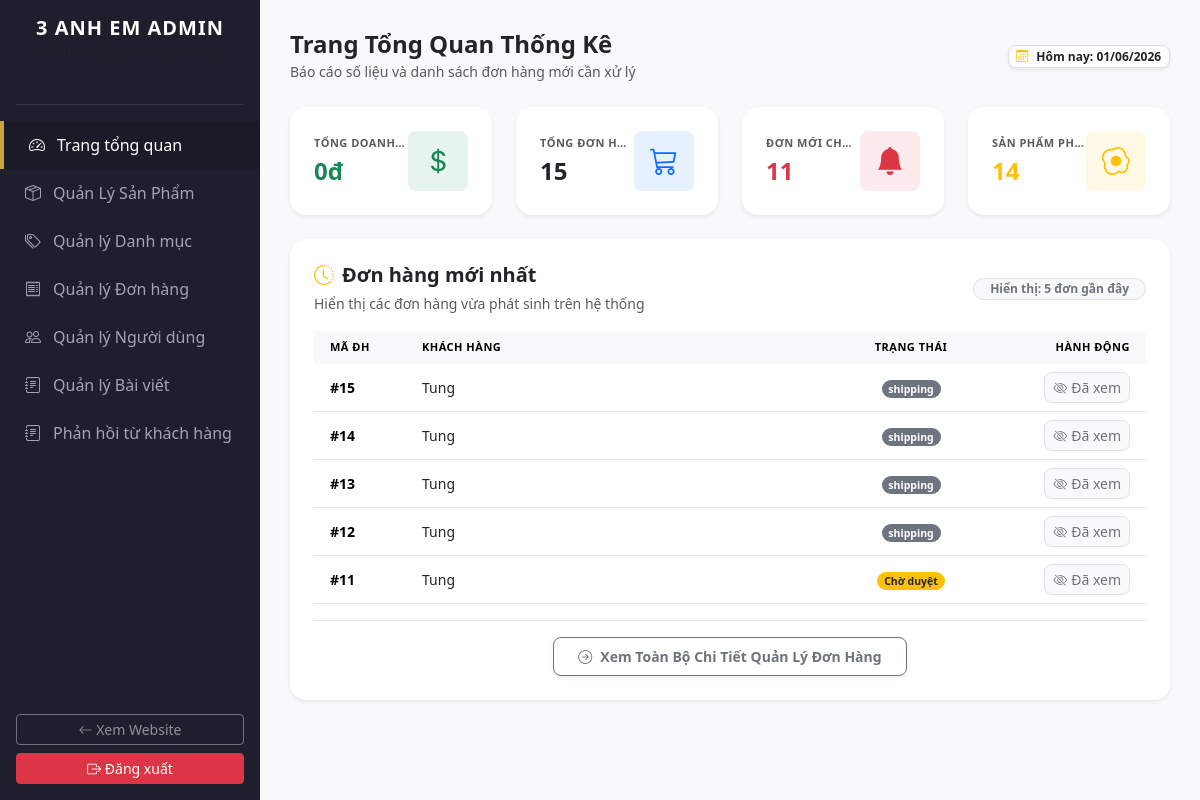
The app's page /phomai3anhem/admin/index.php (signed in) with its own data.
### tables this page shows
CREATE TABLE `orders` (
  `id` int(11) NOT NULL,
  `user_id` int(11) DEFAULT NULL,
  `receiver_name` varchar(255) DEFAULT NULL,
  `receiver_phone` varchar(20) DEFAULT NULL,
  `receiver_address` text DEFAULT NULL,
  `full_name` varchar(255) NOT NULL,
  `email` varchar(255) NOT NULL,
  `phone` varchar(20) NOT NULL,
  `address` text NOT NULL,
  `note` text DEFAULT NULL,
  `total_money` int(11) NOT NULL,
  `status` varchar(50) DEFAULT 'pending',
  `created_at` timestamp NOT NULL DEFAULT current_timestamp()
);

### phomai3anhem/admin/index.php (the view, shortened to what this page needs)
<?php
include_once '../config/db.php';
include_once 'includes/header.php';
$total_revenue = $pdo->query("SELECT SUM(total_money) FROM orders WHERE status = 'completed'")->fetchColumn() ?? 0;
$total_orders = $pdo->query("SELECT COUNT(*) FROM orders")->fetchColumn();
$new_orders = $pdo->query("SELECT COUNT(*) FROM orders WHERE status = 'pending'")->fetchColumn();
$total_products = $pdo->query("SELECT COUNT(*) FROM products")->fetchColumn();
?>
<div class="d-flex flex-column flex-sm-row justify-content-between align-items-start align-items-sm-center gap-3 mb-4">
    <div>
        <h3 class="fw-bold m-0 text-dark fs-4 fs-md-3">Trang Tổng Quan Thống Kê</h3>
        <small class="text-muted">Báo cáo số liệu và danh sách đơn hàng mới cần xử lý</small>
    </div>
    <span class="badge bg-white text-dark border p-2.5 rounded-3 shadow-sm align-self-stretch align-self-sm-auto text-center">
        <i class="bi bi-calendar3 me-2 text-warning"></i>Hôm nay: <?php echo date('d/m/Y'); ?>
    </span>
</div>
<div class="row g-3 g-md-4 mb-4">
    <div class="col-12 col-sm-6 col-xl-3">
        <div class="card admin-card p-4 bg-white border-0 shadow-sm rounded-4 h-100">
            <div class="d-flex justify-content-between align-items-center">
                <div class="overflow-hidden">
                    <h6 class="text-muted small text-uppercase fw-bold text-truncate" style="font-size: 11px; letter-spacing: 0.5px;">Tổng doanh thu</h6>
                    <h3 class="fw-bold text-success m-0 text-truncate fs-4 fs-md-3"><?php echo number_format($total_revenue, 0, ',', '.'); ?>đ</h3>
                </div>
                <div class="bg-success bg-opacity-10 p-3 rounded-3 text-success fs-3 lh-1 flex-shrink-0">
                    <i class="bi bi-currency-dollar"></i>
                </div>
            </div>
        </div>
    </div>
    <div class="col-12 col-sm-6 col-xl-3">
        <div class="card admin-card p-4 bg-white border-0 shadow-sm rounded-4 h-100">
            <div class="d-flex justify-content-between align-items-center">
                <div class="overflow-hidden">
                    <h6 class="text-muted small text-uppercase fw-bold text-truncate" style="font-size: 11px; letter-spacing: 0.5px;">Tổng đơn hàng</h6>
                    <h3 class="fw-bold text-dark m-0 fs-4 fs-md-3"><?php echo $total_orders; ?></h3>
                </div>
                <div class="bg-primary bg-opacity-10 p-3 rounded-3 text-primary fs-3 lh-1 flex-shrink-0">
                    <i class="bi bi-cart3"></i>
                </div>
            </div>
        </div>
    </div>
    <div class="col-12 col-sm-6 col-xl-3">
        <div class="card admin-card p-4 bg-white border-0 shadow-sm rounded-4 h-100">
            <div class="d-flex justify-content-between align-items-center">
                <div class="overflow-hidden">
                    <h6 class="text-muted small text-uppercase fw-bold text-truncate" style="font-size: 11px; letter-spacing: 0.5px;">Đơn mới chờ duyệt</h6>
                    <h3 class="fw-bold text-danger m-0 fs-4 fs-md-3"><?php echo $new_orders; ?></h3>
                </div>
                <div class="bg-danger bg-opacity-10 p-3 rounded-3 text-danger fs-3 lh-1 flex-shrink-0">
                    <i class="bi bi-bell-fill <?php echo $new_orders > 0 ? 'animate-bell' : ''; ?>"></i>
                </div>
            </div>
        </div>
    </div>
    <div class="col-12 col-sm-6 col-xl-3">
        <div class="card admin-card p-4 bg-white border-0 shadow-sm rounded-4 h-100">
            <div class="d-flex justify-content-between align-items-center">
                <div class="overflow-hidden">
                    <h6 class="text-muted small text-uppercase fw-bold text-truncate" style="font-size: 11px; letter-spacing: 0.5px;">Sản phẩm phô mai</h6>
                    <h3 class="fw-bold text-warning m-0 fs-4 fs-md-3"><?php echo $total_products; ?></h3>
                </div>
                <div class="bg-warning bg-opacity-10 p-3 rounded-3 text-warning fs-3 lh-1 flex-shrink-0">
                    <i class="bi bi-egg-fried"></i>
                </div>
            </div>
        </div>
    </div>
</div>
<div class="row g-4 mb-5">
    <div class="col-12">
        <div class="card admin-card p-3 p-md-4 bg-white border-0 shadow-sm rounded-4">
            <div class="d-flex flex-column flex-sm-row justify-content-between align-items-start align-items-sm-center gap-2 mb-3">
                <div>
                    <h5 class="fw-bold text-dark mb-1 fs-5"><i class="bi bi-clock-history text-warning me-2"></i>Đơn hàng mới nhất</h5>
                    <small class="text-muted">Hiển thị các đơn hàng vừa phát sinh trên hệ thống</small>
                </div>
                <span class="badge bg-light text-secondary border rounded-pill px-3 py-1.5" id="visible-count-badge">Hiển thị: 5 đơn gần đây</span>
            </div>
            <div class="table-responsive">
                <table class="table table-hover align-middle mb-0" style="font-size: 14px;">
                    <thead class="table-light text-secondary small text-uppercase" style="font-size: 11px; letter-spacing: 0.5px;">
                        <tr>
                            <th class="border-0 ps-3" style="width: 100px;">Mã ĐH</th>
                            <th class="border-0" style="min-width: 180px;">Khách hàng</th>
                            <th class="border-0 text-center" style="width: 150px;">Trạng thái</th>
                            <th class="border-0 text-end pe-3" style="width: 160px;">Hành động</th>
                        </tr>
                    </thead>
                    <tbody id="latest-orders-tbody">
                        <?php
                        $latest_orders = $pdo->query("SELECT id, full_name, status FROM orders ORDER BY id DESC LIMIT 5")->fetchAll();
                        if (count($latest_orders) > 0):
                            foreach($latest_orders as $o):
                        ?>
                        <tr id="order-row-<?php echo $o['id']; ?>" class="order-item-row" style="transition: all 0.35s ease;">
                            <td class="ps-3"><strong>#<?php echo $o['id']; ?></strong></td>
                            <td class="fw-medium text-dark"><?php echo htmlspecialchars($o['full_name']); ?></td>
                            <td class="text-center">
                                <?php if ($o['status'] == 'pending'): ?>
                                    <span class="badge bg-warning text-dark rounded-pill px-2.5 py-1">Chờ duyệt</span>
                                <?php elseif ($o['status'] == 'completed'): ?>
                                    <span class="badge bg-success text-white rounded-pill px-2.5 py-1">Thành công</span>
                                <?php else: ?>
                                    <span class="badge bg-secondary text-white rounded-pill px-2.5 py-1"><?php echo htmlspecialchars($o['status']); ?></span>
                                <?php endif; ?>
                            </td>
                            <td class="text-end pe-3">
                                <button class="btn btn-sm btn-light border text-secondary rounded-3 px-2.5 py-1 hover-hide-btn" title="Ẩn tạm thời khỏi màn hình tổng quan" onclick="dismissOrderRow(<?php echo $o['id']; ?>)">
                                    <i class="bi bi-eye-slash me-1"></i>Đã xem
                                </button>
                            </td>
                        </tr>
                        <?php
                            endforeach;
                        endif; ?>
                    </tbody>
                </table>
            </div>
            <div class="pt-3 border-top mt-3 text-center">
                <a href="orders.php" class="btn btn-sm btn-outline-secondary px-4 py-2 rounded-3 fw-semibold shadow-sm text-decoration-none">
                    <i class="bi bi-arrow-right-circle me-2"></i>Xem Toàn Bộ Chi Tiết Quản Lý Đơn Hàng
                </a>
            </div>
        </div>
    </div>
</div>
<?php include_once 'includes/footer.php'; ?>

### phomai3anhem/assets/css/style.css (style rules this page uses)
:root { --primary-gold: #E5A93B; --bg-cream: #FDFBF7; --text-charcoal: #2C2C2C; --glass-bg: rgba(255, 255, 255, 0.7); --glass-border: rgba(255, 255, 255, 0.4); --glass-blur: blur(12px); }
body { background-color: var(--bg-cream); color: var(--text-charcoal); font-family: 'Segoe UI', Tahoma, Geneva, Verdana, sans-serif; overflow-x: hidden; }

### phomai3anhem/admin/includes/header.php (style rules this page uses)
:root { --sidebar-width: 260px; --gold-color: #cca43b; --dark-bg: #1e1e2d; }
body { background-color: #f8f9fa; font-family: 'Segoe UI', system-ui, sans-serif; }
.admin-card { border: none; border-radius: 12px; box-shadow: 0 4px 12px rgba(0,0,0,0.05); }

### phomai3anhem/admin/index.php (style rules this page uses)
.animate-bell { display: inline-block; animation: bell-ring 2.5s infinite ease-in-out; }

### records on screen
orders: id "15", full_name "Tung", status "shipping"
orders: id "14", full_name "Tung", status "shipping"
orders: id "13", full_name "Tung", status "shipping"
orders: id "12", full_name "Tung", status "shipping"
orders: id "11", full_name "Tung", status "Chờ duyệt"

### other values on screen
$total_revenue "0"
$total_orders "15"
$new_orders "11"
$total_products "14"
